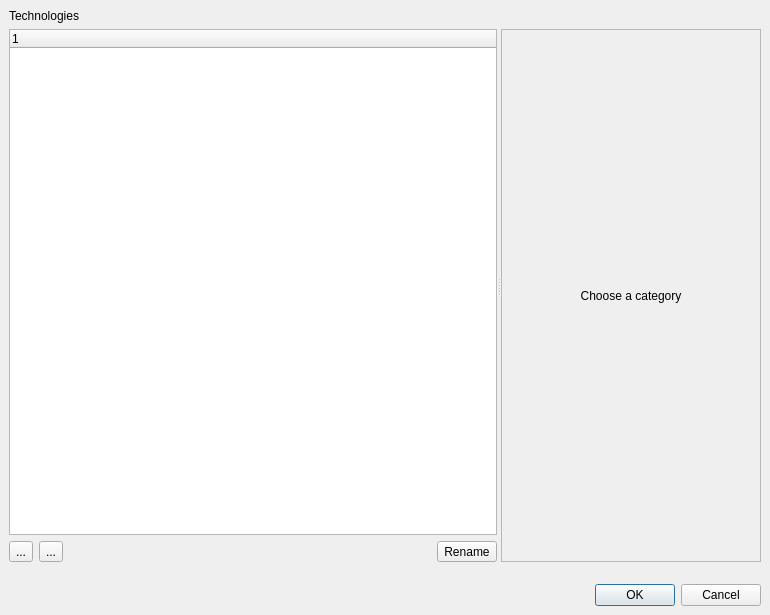
<ui version="4.0" >
 <class>TechSetupDialog</class>
 <widget class="QDialog" name="TechSetupDialog" >
  <property name="geometry" >
   <rect>
    <x>0</x>
    <y>0</y>
    <width>770</width>
    <height>615</height>
   </rect>
  </property>
  <property name="windowTitle" >
   <string>Technology Manager</string>
  </property>
  <layout class="QVBoxLayout" >
   <property name="margin" >
    <number>9</number>
   </property>
   <property name="spacing" >
    <number>6</number>
   </property>
   <item>
    <widget class="QSplitter" name="splitter" >
     <property name="orientation" >
      <enum>Qt::Horizontal</enum>
     </property>
     <widget class="QFrame" name="frame" >
      <property name="frameShape" >
       <enum>QFrame::NoFrame</enum>
      </property>
      <property name="frameShadow" >
       <enum>QFrame::Raised</enum>
      </property>
      <layout class="QVBoxLayout" >
       <property name="margin" >
        <number>0</number>
       </property>
       <property name="spacing" >
        <number>6</number>
       </property>
       <item>
        <widget class="QLabel" name="label" >
         <property name="text" >
          <string>Technologies</string>
         </property>
        </widget>
       </item>
       <item>
        <widget class="QTreeWidget" name="tech_tree" >
         <property name="sizePolicy" >
          <sizepolicy>
           <hsizetype>5</hsizetype>
           <vsizetype>7</vsizetype>
           <horstretch>0</horstretch>
           <verstretch>0</verstretch>
          </sizepolicy>
         </property>
         <property name="contextMenuPolicy" >
          <enum>Qt::ActionsContextMenu</enum>
         </property>
        </widget>
       </item>
       <item>
        <widget class="QFrame" name="frame_4" >
         <property name="frameShape" >
          <enum>QFrame::NoFrame</enum>
         </property>
         <property name="frameShadow" >
          <enum>QFrame::Raised</enum>
         </property>
         <layout class="QHBoxLayout" >
          <property name="margin" >
           <number>0</number>
          </property>
          <property name="spacing" >
           <number>6</number>
          </property>
          <item>
           <widget class="QToolButton" name="add_pb" >
            <property name="text" >
             <string>...</string>
            </property>
            <property name="icon" >
             <iconset resource="layResources.qrc" >:/add.png</iconset>
            </property>
           </widget>
          </item>
          <item>
           <widget class="QToolButton" name="delete_pb" >
            <property name="text" >
             <string>...</string>
            </property>
            <property name="icon" >
             <iconset resource="layResources.qrc" >:/clear.png</iconset>
            </property>
           </widget>
          </item>
          <item>
           <spacer>
            <property name="orientation" >
             <enum>Qt::Horizontal</enum>
            </property>
            <property name="sizeType" >
             <enum>QSizePolicy::Expanding</enum>
            </property>
            <property name="sizeHint" >
             <size>
              <width>141</width>
              <height>20</height>
             </size>
            </property>
           </spacer>
          </item>
          <item>
           <widget class="QToolButton" name="rename_pb" >
            <property name="text" >
             <string>Rename</string>
            </property>
           </widget>
          </item>
         </layout>
        </widget>
       </item>
      </layout>
     </widget>
     <widget class="QFrame" name="frame_2" >
      <property name="frameShape" >
       <enum>QFrame::NoFrame</enum>
      </property>
      <property name="frameShadow" >
       <enum>QFrame::Raised</enum>
      </property>
      <layout class="QVBoxLayout" >
       <property name="margin" >
        <number>0</number>
       </property>
       <property name="spacing" >
        <number>6</number>
       </property>
       <item>
        <widget class="QLabel" name="label_2" >
         <property name="sizePolicy" >
          <sizepolicy>
           <hsizetype>5</hsizetype>
           <vsizetype>5</vsizetype>
           <horstretch>0</horstretch>
           <verstretch>0</verstretch>
          </sizepolicy>
         </property>
         <property name="text" >
          <string/>
         </property>
        </widget>
       </item>
       <item>
        <widget class="QFrame" name="frame_3" >
         <property name="sizePolicy" >
          <sizepolicy>
           <hsizetype>5</hsizetype>
           <vsizetype>5</vsizetype>
           <horstretch>0</horstretch>
           <verstretch>1</verstretch>
          </sizepolicy>
         </property>
         <property name="frameShape" >
          <enum>QFrame::StyledPanel</enum>
         </property>
         <property name="frameShadow" >
          <enum>QFrame::Raised</enum>
         </property>
         <layout class="QVBoxLayout" >
          <property name="margin" >
           <number>9</number>
          </property>
          <property name="spacing" >
           <number>6</number>
          </property>
          <item>
           <widget class="QStackedWidget" name="tc_stack" >
            <property name="currentIndex" >
             <number>0</number>
            </property>
            <widget class="QWidget" name="def_page" >
             <layout class="QVBoxLayout" >
              <property name="margin" >
               <number>9</number>
              </property>
              <property name="spacing" >
               <number>6</number>
              </property>
              <item>
               <widget class="QLabel" name="label_3" >
                <property name="text" >
                 <string>Choose a category</string>
                </property>
                <property name="alignment" >
                 <set>Qt::AlignCenter</set>
                </property>
               </widget>
              </item>
             </layout>
            </widget>
           </widget>
          </item>
         </layout>
        </widget>
       </item>
      </layout>
     </widget>
    </widget>
   </item>
   <item>
    <spacer>
     <property name="orientation" >
      <enum>Qt::Vertical</enum>
     </property>
     <property name="sizeType" >
      <enum>QSizePolicy::Fixed</enum>
     </property>
     <property name="sizeHint" >
      <size>
       <width>504</width>
       <height>16</height>
      </size>
     </property>
    </spacer>
   </item>
   <item>
    <widget class="QDialogButtonBox" name="buttonBox" >
     <property name="orientation" >
      <enum>Qt::Horizontal</enum>
     </property>
     <property name="standardButtons" >
      <set>QDialogButtonBox::Cancel|QDialogButtonBox::NoButton|QDialogButtonBox::Ok</set>
     </property>
    </widget>
   </item>
  </layout>
 </widget>
 <tabstops>
  <tabstop>buttonBox</tabstop>
 </tabstops>
 <resources>
  <include location="layResources.qrc" />
 </resources>
 <connections>
  <connection>
   <sender>buttonBox</sender>
   <signal>accepted()</signal>
   <receiver>TechSetupDialog</receiver>
   <slot>accept()</slot>
   <hints>
    <hint type="sourcelabel" >
     <x>248</x>
     <y>254</y>
    </hint>
    <hint type="destinationlabel" >
     <x>157</x>
     <y>274</y>
    </hint>
   </hints>
  </connection>
  <connection>
   <sender>buttonBox</sender>
   <signal>rejected()</signal>
   <receiver>TechSetupDialog</receiver>
   <slot>reject()</slot>
   <hints>
    <hint type="sourcelabel" >
     <x>316</x>
     <y>260</y>
    </hint>
    <hint type="destinationlabel" >
     <x>286</x>
     <y>274</y>
    </hint>
   </hints>
  </connection>
 </connections>
</ui>
